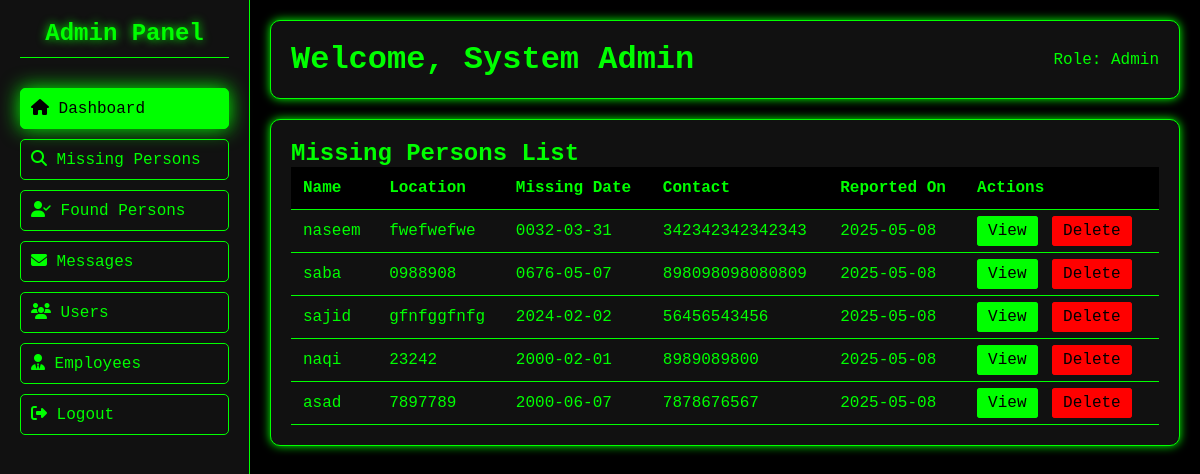
/admin.php?page=missing (signed in), run on the app's committed database.
### tables this page shows
CREATE TABLE `missing_persons` (
  `id` int(11) NOT NULL,
  `name` varchar(100) NOT NULL,
  `description` text NOT NULL,
  `contact` varchar(15) NOT NULL,
  `location` varchar(255) NOT NULL,
  `missing_date` date NOT NULL,
  `photo_url` varchar(255) NOT NULL,
  `created_at` timestamp NOT NULL DEFAULT current_timestamp()
);

### admin/missing.php (the view, shortened to what this page needs)
<?php
$sql = "SELECT * FROM missing_persons ORDER BY created_at DESC";
$result = $conn->query($sql);
?>
<?php if (isset($person)): ?>
    <div class="table-container">
        <h2>Missing Person Details</h2>
        <div class="person-details">
            <img src="<?php echo htmlspecialchars($person['photo_url']); ?>" alt="Person photo" style="max-width: 300px; margin-bottom: 20px;">
            <table>
                <tr>
                    <th>Name:</th>
                    <td><?php echo htmlspecialchars($person['name']); ?></td>
                </tr>
                <tr>
                    <th>Description:</th>
                    <td><?php echo htmlspecialchars($person['description']); ?></td>
                </tr>
                <tr>
                    <th>Location:</th>
                    <td><?php echo htmlspecialchars($person['location']); ?></td>
                </tr>
                <tr>
                    <th>Missing Date:</th>
                    <td><?php echo htmlspecialchars($person['missing_date']); ?></td>
                </tr>
                <tr>
                    <th>Contact:</th>
                    <td><?php echo htmlspecialchars($person['contact']); ?></td>
                </tr>
                <tr>
                    <th>Reported On:</th>
                    <td><?php echo date('F j, Y', strtotime($person['created_at'])); ?></td>
                </tr>
            </table>
            <div style="margin-top: 20px;">
                <a href="admin.php?page=missing" class="btn">Back to List</a>
                <?php if ($is_admin): ?>
                    <a href="admin.php?page=missing&action=delete&id=<?php echo $person['id']; ?>" class="btn delete-btn" onclick="return confirm('Are you sure you want to delete this record?')">Delete</a>
                <?php endif; ?>
            </div>
        </div>
    </div>
<?php else: ?>
    <div class="table-container">
        <h2>Missing Persons List</h2>
        <table>
            <thead>
                <tr>
                    <th>Name</th>
                    <th>Location</th>
                    <th>Missing Date</th>
                    <th>Contact</th>
                    <th>Reported On</th>
                    <th>Actions</th>
                </tr>
            </thead>
            <tbody>
                <?php while($row = $result->fetch_assoc()): ?>
                    <tr>
                        <td><?php echo htmlspecialchars($row['name']); ?></td>
                        <td><?php echo htmlspecialchars($row['location']); ?></td>
                        <td><?php echo htmlspecialchars($row['missing_date']); ?></td>
                        <td><?php echo htmlspecialchars($row['contact']); ?></td>
                        <td><?php echo date('Y-m-d', strtotime($row['created_at'])); ?></td>
                        <td>
                            <a href="admin.php?page=missing&action=view&id=<?php echo $row['id']; ?>" class="action-btn edit-btn">View</a>
                            <?php if ($is_admin): ?>
                                <a href="admin.php?page=missing&action=delete&id=<?php echo $row['id']; ?>" class="action-btn delete-btn" onclick="return confirm('Are you sure you want to delete this record?')">Delete</a>
                            <?php endif; ?>
                        </td>
                    </tr>
                <?php endwhile; ?>
            </tbody>
        </table>
    </div>
<?php endif; ?>

### admin.php (style rules this page uses)
* { margin: 0; padding: 0; box-sizing: border-box; font-family: 'Courier New', monospace; }
body { background: #000; color: #0f0; }
.table-container { background: #111; padding: 20px; border-radius: 10px; border: 1px solid #0f0; box-shadow: 0 0 10px #0f0; overflow-x: auto; }
table { width: 100%; border-collapse: collapse; }
th, td { padding: 12px; text-align: left; border-bottom: 1px solid #0f0; }
th { background: #000; color: #0f0; }
.action-btn { padding: 5px 10px; border-radius: 3px; color: #000; text-decoration: none; margin-right: 5px; border: 1px solid #0f0; }
.edit-btn { background: #0f0; }
.delete-btn { background: #f00; border-color: #f00; }

### data on the page
missing_persons: name "naseem", location "fwefwefwe", missing_date "0032-03-31", contact "342342342342343", created_at "2025-05-08"
missing_persons: name "saba", location "0988908", missing_date "0676-05-07", contact "898098098080809", created_at "2025-05-08"
missing_persons: name "sajid", location "gfnfggfnfg", missing_date "2024-02-02", contact "56456543456", created_at "2025-05-08"
missing_persons: name "naqi", location "23242", missing_date "2000-02-01", contact "8989089800", created_at "2025-05-08"
missing_persons: name "asad", location "7897789", missing_date "2000-06-07", contact "7878676567", created_at "2025-05-08"

### other printed values
$_SESSION['admin_name'] "System Admin"
$_SESSION['admin_role'] "Admin"
